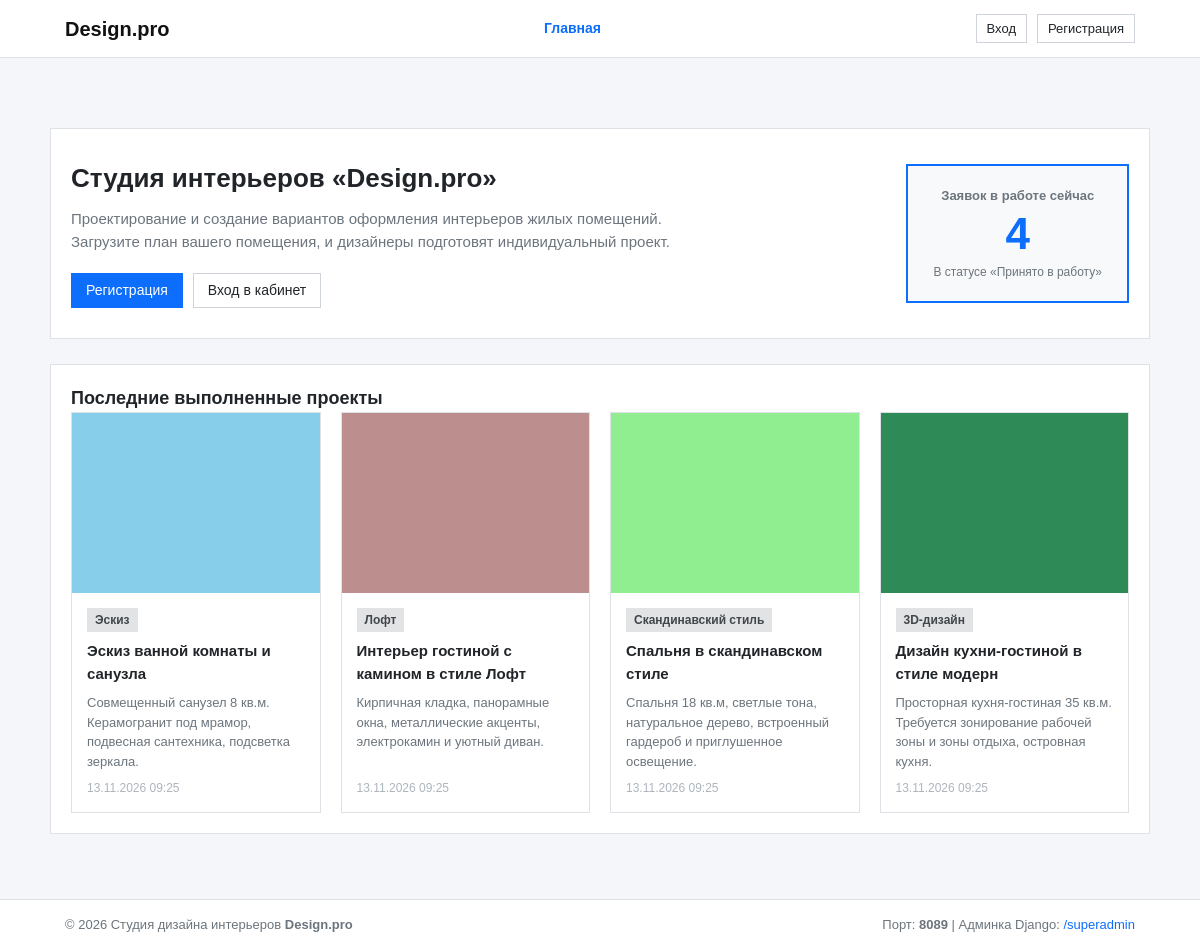
Before: / with the older database file.
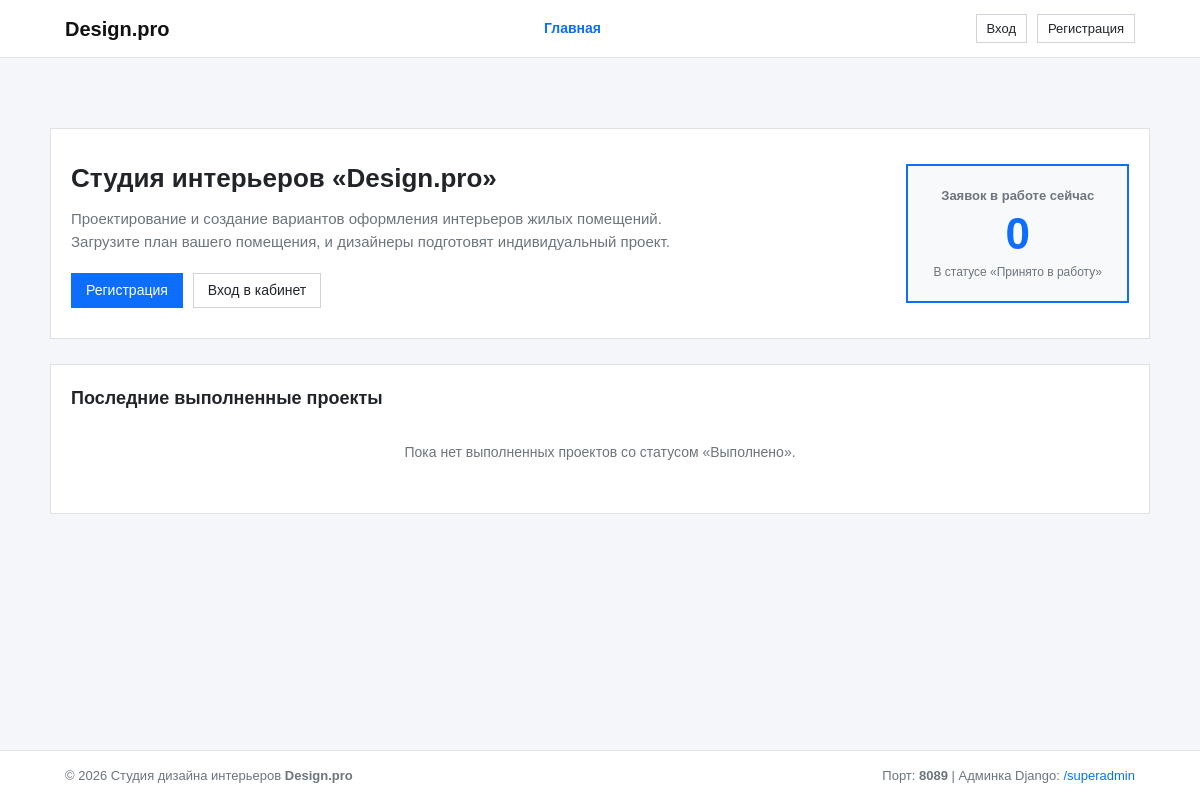
After: the same page with the newer database file.
### catalog/models.py (models this page shows, shortened)
class Application(models.Model):
    STATUS_NEW = 'new'
    STATUS_IN_PROGRESS = 'in_progress'
    STATUS_COMPLETED = 'completed'
    STATUS_CHOICES = [
        (STATUS_NEW, 'Новая'),
        (STATUS_IN_PROGRESS, 'Принято в работу'),
        (STATUS_COMPLETED, 'Выполнено'),
    ]
    user = models.ForeignKey(
        settings.AUTH_USER_MODEL,
        on_delete=models.CASCADE,
        related_name='applications',
        verbose_name='Пользователь'
    )
    title = models.CharField(
        max_length=200,
        verbose_name='Название заявки'
    )
    description = models.TextField(
        verbose_name='Описание заявки'
    )
    category = models.ForeignKey(
        Category,
        on_delete=models.CASCADE,
        related_name='applications',
        verbose_name='Категория заявки'
    )
    photo = models.ImageField(
        upload_to='photos/',
        validators=[validate_photo_file],
        verbose_name='Фото помещения или его план'
    )
    created_at = models.DateTimeField(
        auto_now_add=True,
        verbose_name='Временная метка добавления'
    )
    status = models.CharField(
        max_length=20,
        choices=STATUS_CHOICES,
        default=STATUS_NEW,
        verbose_name='Статус заявки'
    )
    comment = models.TextField(
        blank=True,
        null=True,
        verbose_name='Комментарий администратора'
    )
    design_image = models.ImageField(
        upload_to='designs/',
        blank=True,
        null=True,
        validators=[validate_design_file],
        verbose_name='Изображение созданного дизайна'
    )
    class Meta:
        verbose_name = 'Заявка'
        verbose_name_plural = 'Заявки'
        ordering = ['-created_at']

class Category(models.Model):
    name = models.CharField(
        max_length=100,
        unique=True,
        verbose_name='Название категории'
    )
    class Meta:
        verbose_name = 'Категория'
        verbose_name_plural = 'Категории'
        ordering = ['name']

### catalog/views.py (the view)
# urls.py: path('', views.index, name='index'),
def index(request):
    in_progress_count = Application.objects.filter(status=Application.STATUS_IN_PROGRESS).count()
    completed_apps = Application.objects.filter(status=Application.STATUS_COMPLETED).select_related('category').order_by('-created_at')[:4]
    context = {
        'in_progress_count': in_progress_count,
        'completed_apps': completed_apps,
    }
    return render(request, 'index.html', context)

### templates/index.html (shortened to what this page needs)
{% extends 'base.html' %}
{% block content %}
<div class="hero-box">
    <div class="hero-content">
        <h1 class="hero-title">
            Студия интерьеров «Design.pro»
        </h1>
        <p class="hero-desc">
            Проектирование и создание вариантов оформления интерьеров жилых помещений. Загрузите план вашего помещения, и дизайнеры подготовят индивидуальный проект.
        </p>
        <div class="hero-actions">
            {% if user.is_authenticated %}
                <a href="{% url 'application-create' %}" class="btn btn-primary">Создать заявку</a>
                <a href="{% url 'cabinet' %}" class="btn">Мои заявки</a>
            {% else %}
                <a href="{% url 'register' %}" class="btn btn-primary">Регистрация</a>
                <a href="{% url 'login' %}" class="btn">Вход в кабинет</a>
            {% endif %}
        </div>
    </div>
    <div class="counter-box">
        <div class="counter-label">Заявок в работе сейчас</div>
        <div class="counter-number" id="in-progress-counter">{{ in_progress_count }}</div>
        <div class="counter-caption">В статусе «Принято в работу»</div>
    </div>
</div>
<div class="box">
    <h2 class="box-title">Последние выполненные проекты</h2>
    {% if completed_apps %}
        <div class="cards-grid">
            {% for app in completed_apps %}
                <div class="project-card">
                    {% if app.design_image %}
                        <img src="{{ app.design_image.url }}" alt="{{ app.title }}">
                    {% elif app.photo %}
                        <img src="{{ app.photo.url }}" alt="{{ app.title }}">
                    {% else %}
                        <div class="project-placeholder">
                            Изображение отсутствует
                        </div>
                    {% endif %}
                    <div class="project-body">
                        <div>
                            <span class="badge badge-category">{{ app.category.name }}</span>
                        </div>
                        <div class="project-title" title="{{ app.title }}">
                            {{ app.title }}
                        </div>
                        <div class="project-desc">
                            {{ app.description }}
                        </div>
                        <div class="project-date">
                            {{ app.created_at|date:"d.m.Y H:i" }}
                        </div>
                    </div>
                </div>
            {% endfor %}
        </div>
    {% else %}
        <div class="empty-state">
            Пока нет выполненных проектов со статусом «Выполнено».
        </div>
    {% endif %}
</div>
{% endblock %}

### templates/base.html (shortened to what this page needs)
{% load static %}
<!DOCTYPE html>
<html lang="ru">
<head>
    <link rel="stylesheet" href="{% static 'css/style.css' %}">
</head>
<body>
<header class="site-header">
    <div class="container header-inner">
        <a class="site-logo" href="{% url 'index' %}">Design.pro</a>
        <nav class="main-nav">
            <a class="nav-link {% if request.resolver_match.url_name == 'index' %}active{% endif %}"
               href="{% url 'index' %}">Главная</a>
        </nav>
        <div class="user-block">
            {% if user.is_authenticated %}
                <span class="user-info">
                        {{ user.username }}{% if user.fio %} ({{ user.fio }}){% endif %}
                    </span>
                <a href="{% url 'logout' %}" class="btn btn-sm btn-danger">Выход</a>
            {% else %}
                <a href="{% url 'login' %}" class="btn btn-sm">Вход</a>
                <a href="{% url 'register' %}" class="btn btn-sm">Регистрация</a>
            {% endif %}
        </div>
    </div>
</header>
<main class="container main-content">
    {% block content %}{% endblock %}
</main>
<footer class="site-footer">
    <div class="container footer-inner">
        <span>© 2026 Студия дизайна интерьеров <strong>Design.pro</strong></span>
        <span>Порт: <strong>8089</strong> | Админка Django: <a href="/superadmin" target="_blank">/superadmin</a></span>
    </div>
</footer>
</body>
</html>

### static/css/style.css (style rules this page uses)
* { box-sizing: border-box; margin: 0; padding: 0; }
body { font-family: Arial, sans-serif; background-color: #f4f6f9; color: #212529; line-height: 1.5; font-size: 14px; min-height: 100vh; display: flex; flex-direction: column; }
a { color: #0d6efd; text-decoration: none; }
.container { width: 100%; max-width: 1100px; margin: 0 auto; padding: 0 15px; }
.main-content { flex: 1; padding: 25px 0 40px; }
.site-header { background: #ffffff; border-bottom: 1px solid #dee2e6; padding: 12px 0; margin-bottom: 25px; }
.header-inner { display: flex; justify-content: space-between; align-items: center; flex-wrap: wrap; gap: 15px; }
.site-logo { font-size: 20px; font-weight: bold; color: #111; }
.main-nav { display: flex; gap: 12px; align-items: center; }
.nav-link { color: #495057; font-weight: 500; padding: 6px 10px; }
.nav-link:hover, .nav-link.active { color: #0d6efd; font-weight: bold; }
.user-block { display: flex; align-items: center; gap: 10px; }
.btn { display: inline-block; padding: 6px 14px; font-size: 14px; font-weight: 500; text-align: center; border: 1px solid #ced4da; background: #ffffff; color: #212529; cursor: pointer; text-decoration: none; }
.btn-sm { padding: 4px 10px; font-size: 13px; }
.btn-primary { background: #0d6efd; color: #ffffff; border-color: #0d6efd; }
.box { background: #ffffff; border: 1px solid #dee2e6; padding: 20px; margin-bottom: 25px; }
.box-title { font-size: 18px; font-weight: bold; }
.hero-box { background: #ffffff; border: 1px solid #dee2e6; padding: 30px 20px; margin-bottom: 25px; display: flex; justify-content: space-between; align-items: center; flex-wrap: wrap; gap: 20px; }
.hero-content { max-width: 650px; }
.hero-title { font-size: 26px; margin-bottom: 10px; }
.hero-desc { color: #6c757d; margin-bottom: 20px; font-size: 15px; }
.hero-actions { display: flex; gap: 10px; }
.counter-box { background: #f8f9fa; border: 2px solid #0d6efd; padding: 20px 25px; text-align: center; min-width: 200px; }
.counter-label { font-size: 13px; font-weight: bold; color: #6c757d; }
.counter-number { font-size: 44px; font-weight: bold; color: #0d6efd; line-height: 1.1; margin: 5px 0; }
.counter-caption { font-size: 12px; color: #6c757d; }
.site-footer { background: #ffffff; border-top: 1px solid #dee2e6; padding: 15px 0; margin-top: auto; font-size: 13px; color: #6c757d; }
.footer-inner { display: flex; justify-content: space-between; align-items: center; flex-wrap: wrap; gap: 10px; }
.empty-state { text-align: center; padding: 30px; color: #6c757d; }

Changed rows visible on the page:
removed Application: design_image (picture), category.name "Эскиз", title "Эскиз ванной комнаты и санузла", description "Совмещенный санузел 8 кв.м. Керамогранит под мрамор, подвесная сантехника, подсветка зеркала.", created_at "13.11.2026 09:25"
removed Application: design_image (picture), category.name "Лофт", title "Интерьер гостиной с камином в стиле Лофт", description "Кирпичная кладка, панорамные окна, металлические акценты, электрокамин и уютный диван.", created_at "13.11.2026 09:25"
removed Application: design_image (picture), category.name "Скандинавский стиль", title "Спальня в скандинавском стиле", description "Спальня 18 кв.м, светлые тона, натуральное дерево, встроенный гардероб и приглушенное освещение.", created_at "13.11.2026 09:25"
removed Application: design_image (picture), category.name "3D-дизайн", title "Дизайн кухни-гостиной в стиле модерн", description "Просторная кухня-гостиная 35 кв.м. Требуется зонирование рабочей зоны и зоны отдыха, островная кухня.", created_at "13.11.2026 09:25"
Other visible differences:
{{ in_progress_count }}: "4" → "0"
text now shown: "Пока нет выполненных проектов со статусом «Выполнено»."
